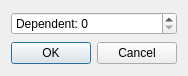
<?xml version="1.0" encoding="UTF-8"?>
<ui version="4.0">
 <class>dependentDialog</class>
 <widget class="QDialog" name="dependentDialog">
  <property name="geometry">
   <rect>
    <x>0</x>
    <y>0</y>
    <width>186</width>
    <height>76</height>
   </rect>
  </property>
  <property name="windowTitle">
   <string>Dependent</string>
  </property>
  <property name="windowIcon">
   <iconset theme="QIcon::ThemeIcon::MailMessageNew"/>
  </property>
  <layout class="QGridLayout" name="gridLayout">
   <item row="1" column="0">
    <widget class="QDialogButtonBox" name="buttonBox">
     <property name="orientation">
      <enum>Qt::Orientation::Horizontal</enum>
     </property>
     <property name="standardButtons">
      <set>QDialogButtonBox::StandardButton::Cancel|QDialogButtonBox::StandardButton::Ok</set>
     </property>
    </widget>
   </item>
   <item row="0" column="0">
    <widget class="QSpinBox" name="spinBox">
     <property name="suffix">
      <string/>
     </property>
     <property name="prefix">
      <string>Dependent: </string>
     </property>
    </widget>
   </item>
  </layout>
 </widget>
 <resources/>
 <connections/>
</ui>
